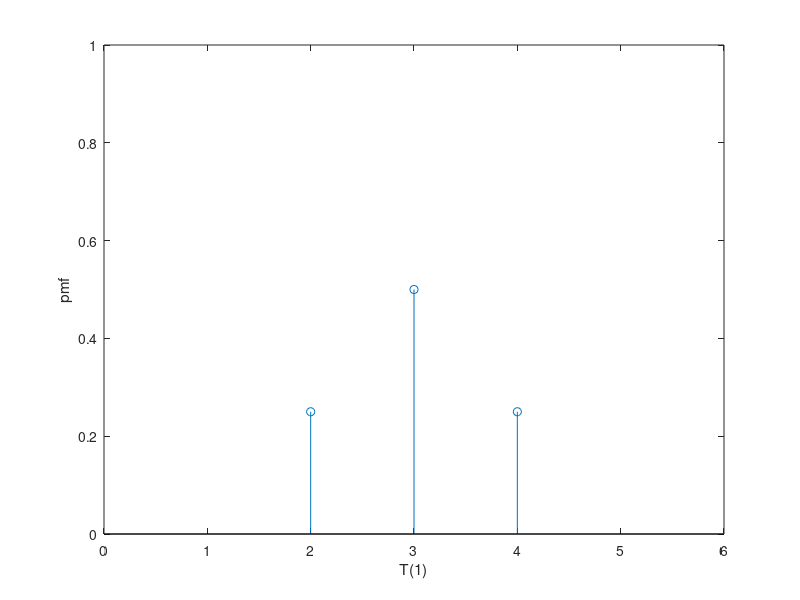

MATLAB code to generate this figure: (Note: this script raises an error after producing the figure.)
clear all
close all
clc

%% Part 1 Dice game
%% I-a)
X = [2 3 4];
p = [0.25 0.5 0.25];
stem(X,p);
axis([0 6 0 1]);
xlabel('T(1)');
ylabel('pmf');

%% I-i)
[s] = Dicegame(10);
wf1=s/10%When n=10, the fraction of times the player wins rolling the dice with only 1 spot and 2 spots.

%% I-j)
[s] = Dicegame(50000);
wf2=s/50000%When n=50000, the fraction of times the player wins rolling the dice with only 1 spot and 2 spots.

%% I-I)
[s] = Dicegame6(10);
wf61=s/10%When n=10, the fraction of times the player wins rolling the normal dice.
[s] = Dicegame6(50000);
wf62=s/50000%When n=50000, the fraction of times the player wins rolling the normal dice.

%% Part 2 MontyHall game
%% The player stickes
[win] = MontyHallgamestick(10);
wfstick1=win/10%When n=10, the fraction of times the player wins for sticking.
[win] = MontyHallgamestick(50000);
wfstick2=win/50000%When n=50000, the fraction of times the player wins for sticking.

%% The player switches
[win] = MontyHallgameswitch(10);
wfswitch1=win/10%When n=10, the fraction of times the player wins for switching.
[win] = MontyHallgameswitch(50000);
wfswitch2=win/50000%When n=50000, the fraction of times the player wins for switching.